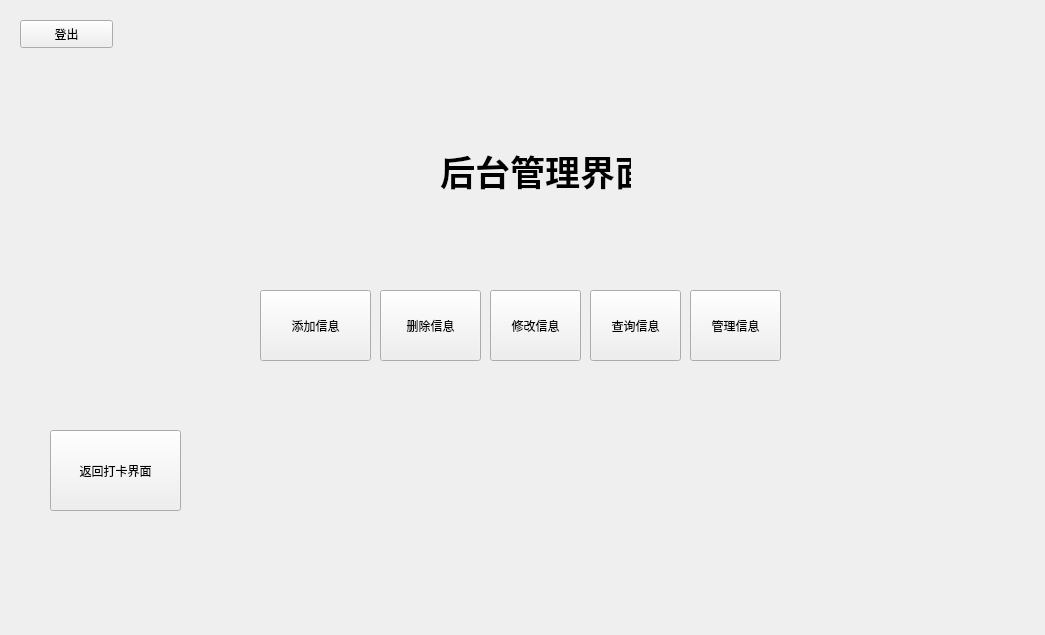
<?xml version="1.0" encoding="UTF-8"?>
<ui version="4.0">
 <class>Maincontrol</class>
 <widget class="QWidget" name="Maincontrol">
  <property name="geometry">
   <rect>
    <x>0</x>
    <y>0</y>
    <width>1045</width>
    <height>635</height>
   </rect>
  </property>
  <property name="windowTitle">
   <string>Form</string>
  </property>
  <widget class="QLabel" name="label">
   <property name="geometry">
    <rect>
     <x>440</x>
     <y>130</y>
     <width>191</width>
     <height>81</height>
    </rect>
   </property>
   <property name="font">
    <font>
     <family>ADMUI3Lg</family>
     <pointsize>26</pointsize>
     <weight>75</weight>
     <bold>true</bold>
    </font>
   </property>
   <property name="text">
    <string>后台管理界面</string>
   </property>
  </widget>
  <widget class="QPushButton" name="AddCard">
   <property name="geometry">
    <rect>
     <x>260</x>
     <y>290</y>
     <width>111</width>
     <height>71</height>
    </rect>
   </property>
   <property name="text">
    <string>添加信息</string>
   </property>
  </widget>
  <widget class="QPushButton" name="DeleteCard">
   <property name="geometry">
    <rect>
     <x>380</x>
     <y>290</y>
     <width>101</width>
     <height>71</height>
    </rect>
   </property>
   <property name="text">
    <string>删除信息</string>
   </property>
  </widget>
  <widget class="QPushButton" name="UpdateCard">
   <property name="geometry">
    <rect>
     <x>490</x>
     <y>290</y>
     <width>91</width>
     <height>71</height>
    </rect>
   </property>
   <property name="text">
    <string>修改信息</string>
   </property>
  </widget>
  <widget class="QPushButton" name="SelectCard">
   <property name="geometry">
    <rect>
     <x>590</x>
     <y>290</y>
     <width>91</width>
     <height>71</height>
    </rect>
   </property>
   <property name="text">
    <string>查询信息</string>
   </property>
  </widget>
  <widget class="QPushButton" name="AdminCard">
   <property name="geometry">
    <rect>
     <x>690</x>
     <y>290</y>
     <width>91</width>
     <height>71</height>
    </rect>
   </property>
   <property name="text">
    <string>管理信息</string>
   </property>
  </widget>
  <widget class="QPushButton" name="backhome">
   <property name="geometry">
    <rect>
     <x>50</x>
     <y>430</y>
     <width>131</width>
     <height>81</height>
    </rect>
   </property>
   <property name="text">
    <string>返回打卡界面</string>
   </property>
  </widget>
  <widget class="QPushButton" name="back">
   <property name="geometry">
    <rect>
     <x>20</x>
     <y>20</y>
     <width>93</width>
     <height>28</height>
    </rect>
   </property>
   <property name="text">
    <string>登出</string>
   </property>
  </widget>
 </widget>
 <resources/>
 <connections/>
</ui>
